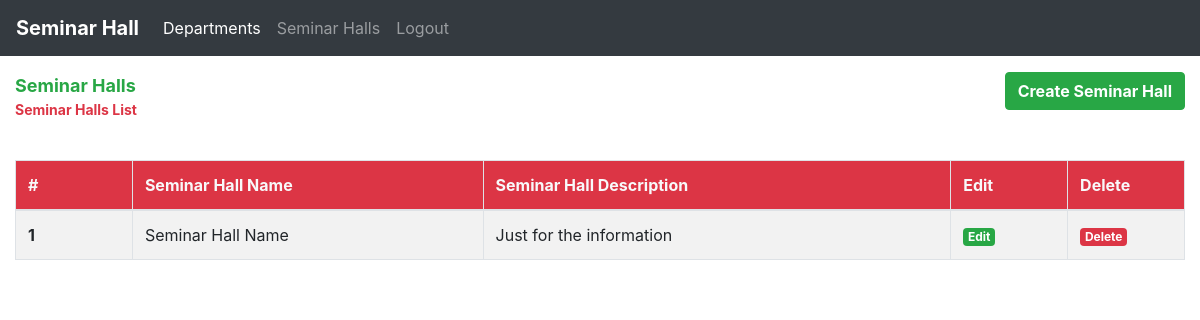
The app's page /admin/seminar_hall.php, older data.
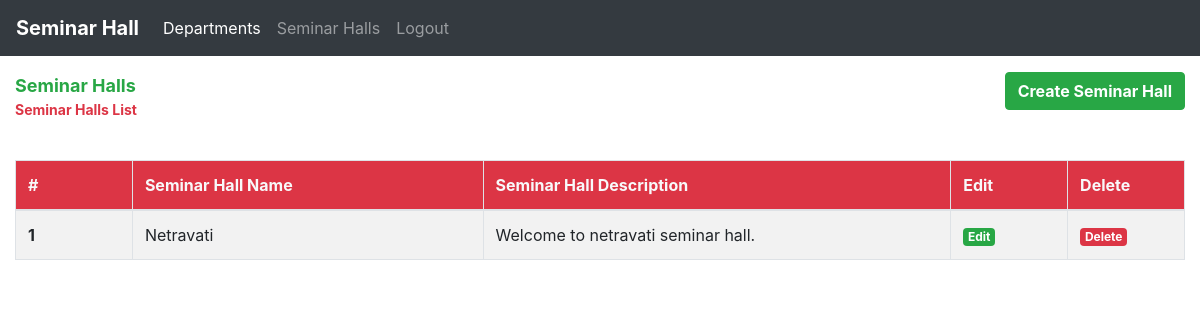
The same page, newer data.
### tables this page shows
CREATE TABLE IF NOT EXISTS `seminar_halls` (
  `id` int(11) NOT NULL AUTO_INCREMENT,
  `hall_name` varchar(100) NOT NULL,
  `hall_description` text NOT NULL,
  PRIMARY KEY (`id`)
);

### admin/seminar_hall.php (the view, shortened to what this page needs)
<?php
include('./admin_header.php');
include('../db/dbcon.php');
$result = mysqli_query($con, 'SELECT * FROM `seminar_halls`') or die(mysqli_error($con));
$seminar_hall_count = mysqli_num_rows($result);
?>
<!DOCTYPE html>
<html lang="en">
<head>
</head>
<body>
    <div class="container-fluid">
        <div class="row mt-3">
            <div class="col-md-8">
                <p class="page-title font-weight-bold text-success m-0">Seminar Halls</p>
                <p class="page-subTitle text-danger font-weight-bold">Seminar Halls List</p>
            </div>
            <div class="col-md-4 text-right">
                <a href="./create_seminar_hall.php" class="btn btn-success font-weight-bold">Create Seminar Hall</a>
            </div>
        </div>
        <div class="mt-4">
            <?php
            if ($seminar_hall_count === 0) {
            ?>
                <div class="text-center">
                    <img src="./../images/no-data.png" alt="No Data" width="300px">
                    <p class="text-muted font-weight-bold m-0">No seminar halls found</p>
                    <small class="text-danger font-weight-bold">Create seminar halls to display over here.</small>
                </div>
            <?php
            } else {
            ?>
                <table class="table table-bordered table-striped">
                    <thead>
                        <tr class="bg-danger text-light">
                            <th scope="col">#</th>
                            <th scope="col">Seminar Hall Name</th>
                            <th scope="col">Seminar Hall Description</th>
                            <th scope="col">Edit</th>
                            <th scope="col">Delete</th>
                        </tr>
                    </thead>
                    <tbody>
                        <?php
                        $count = 0;
                        while ($row = mysqli_fetch_array($result)) {
                            $count = $count + 1;
                        ?>
                            <tr>
                                <th scope="row"><?php echo $count; ?></th>
                                <td><?php echo $row[1]; ?></td>
                                <td><p class="m-0" title="<?php echo $row[2]; ?>"><?php echo $row[2]; ?></p></td>
                                <td><a href="./update_seminar_hall.php?id=<?php echo $row[0]; ?>" class="badge badge-success">Edit</a></td>
                                <td><a href="./seminar_hall.php?id=<?php echo $row[0]; ?>" class="badge badge-danger">Delete</a></td>
                            </tr>
                        <?php
                        }
                        ?>
                    </tbody>
                </table>
            <?php
            }
            ?>
        </div>
    </div>
</body>
</html>

Row changes from the older to the newer data that the page shows:
removed seminar_halls: hall_name "Seminar Hall Name", hall_description "Just for the information"
added seminar_halls: hall_name "Netravati", hall_description "Welcome to netravati seminar hall."
